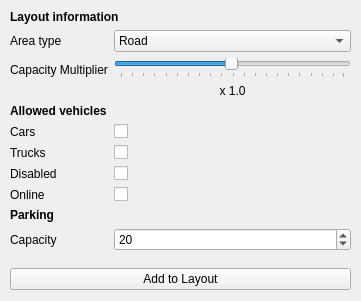
     <widget class="QWidget" name="formLayoutWidget">
      <property name="geometry">
       <rect>
        <x>570</x>
        <y>170</y>
        <width>361</width>
        <height>301</height>
       </rect>
      </property>
      <layout class="QFormLayout" name="form_layout">
       <property name="leftMargin">
        <number>10</number>
       </property>
       <property name="topMargin">
        <number>10</number>
       </property>
       <property name="rightMargin">
        <number>10</number>
       </property>
       <property name="bottomMargin">
        <number>10</number>
       </property>
       <item row="0" column="0" colspan="2">
        <widget class="QLabel" name="lab_layout_form">
         <property name="font">
          <font>
           <weight>75</weight>
           <bold>true</bold>
          </font>
         </property>
         <property name="text">
          <string>Layout information</string>
         </property>
        </widget>
       </item>
       <item row="1" column="0">
        <widget class="QLabel" name="lab_layout_area">
         <property name="text">
          <string>Area type</string>
         </property>
        </widget>
       </item>
       <item row="1" column="1">
        <widget class="QComboBox" name="comboBox_area_type">
         <item>
          <property name="text">
           <string>Road</string>
          </property>
         </item>
         <item>
          <property name="text">
           <string>Check-in</string>
          </property>
         </item>
         <item>
          <property name="text">
           <string>Entry</string>
          </property>
         </item>
         <item>
          <property name="text">
           <string>Parking</string>
          </property>
         </item>
         <item>
          <property name="text">
           <string>Gate</string>
          </property>
         </item>
        </widget>
       </item>
       <item row="2" column="0">
        <widget class="QLabel" name="lab_capacity_multiplier">
         <property name="text">
          <string>Capacity Multiplier</string>
         </property>
        </widget>
       </item>
       <item row="2" column="1">
        <layout class="QVBoxLayout" name="verticalLayout">
         <item>
          <widget class="QSlider" name="horSlider_capacity_multiplier">
           <property name="statusTip">
            <string/>
           </property>
           <property name="minimum">
            <number>1</number>
           </property>
           <property name="maximum">
            <number>200</number>
           </property>
           <property name="singleStep">
            <number>10</number>
           </property>
           <property name="pageStep">
            <number>10</number>
           </property>
           <property name="sliderPosition">
            <number>100</number>
           </property>
           <property name="orientation">
            <enum>Qt::Horizontal</enum>
           </property>
           <property name="tickPosition">
            <enum>QSlider::TicksBelow</enum>
           </property>
           <property name="tickInterval">
            <number>10</number>
           </property>
          </widget>
         </item>
         <item>
          <layout class="QHBoxLayout" name="horizontalLayout">
           <item>
            <widget class="QLabel" name="lab_horSlider_capacity_multi">
             <property name="text">
              <string>x 1.0</string>
             </property>
             <property name="alignment">
              <set>Qt::AlignCenter</set>
             </property>
            </widget>
           </item>
          </layout>
         </item>
        </layout>
       </item>
       <item row="3" column="0" colspan="2">
        <widget class="QLabel" name="lab_allowed_veh">
         <property name="font">
          <font>
           <weight>75</weight>
           <bold>true</bold>
          </font>
         </property>
         <property name="text">
          <string>Allowed vehicles</string>
         </property>
        </widget>
       </item>
       <item row="4" column="0">
        <layout class="QVBoxLayout" name="verticalLayout_6">
         <item>
          <widget class="QLabel" name="lab_allowed_car">
           <property name="text">
            <string>Cars</string>
           </property>
          </widget>
         </item>
         <item>
          <widget class="QLabel" name="lab_allowed_truck">
           <property name="text">
            <string>Trucks</string>
           </property>
          </widget>
         </item>
         <item>
          <widget class="QLabel" name="lab_allowed_disabled">
           <property name="text">
            <string>Disabled</string>
           </property>
          </widget>
         </item>
         <item>
          <widget class="QLabel" name="lab_allowed_online">
           <property name="text">
            <string>Online</string>
           </property>
          </widget>
         </item>
        </layout>
       </item>
       <item row="4" column="1">
        <layout class="QVBoxLayout" name="verticalLayout_5">
         <item>
          <widget class="QCheckBox" name="checkBox_allowed_car">
           <property name="text">
            <string/>
           </property>
          </widget>
         </item>
         <item>
          <widget class="QCheckBox" name="checkBox_allowed_truck">
           <property name="text">
            <string/>
           </property>
          </widget>
         </item>
         <item>
          <widget class="QCheckBox" name="checkBox_allowed_disabled">
           <property name="text">
            <string/>
           </property>
          </widget>
         </item>
         <item>
          <widget class="QCheckBox" name="checkBox_allowed_online">
           <property name="text">
            <string/>
           </property>
          </widget>
         </item>
        </layout>
       </item>
       <item row="5" column="0" colspan="2">
        <widget class="QLabel" name="lab_parking">
         <property name="font">
          <font>
           <weight>75</weight>
           <bold>true</bold>
          </font>
         </property>
         <property name="text">
          <string>Parking</string>
         </property>
        </widget>
       </item>
       <item row="6" column="0">
        <widget class="QLabel" name="lab_parking_capacity">
         <property name="text">
          <string>Capacity</string>
         </property>
        </widget>
       </item>
       <item row="6" column="1">
        <widget class="QDoubleSpinBox" name="doubleSpinBox_capacity">
         <property name="suffix">
          <string/>
         </property>
         <property name="decimals">
          <number>0</number>
         </property>
         <property name="maximum">
          <double>500.000000000000000</double>
         </property>
         <property name="value">
          <double>20.000000000000000</double>
         </property>
        </widget>
       </item>
       <item row="8" column="0" colspan="2">
        <widget class="QPushButton" name="but_add_to_layout">
         <property name="text">
          <string>Add to Layout</string>
         </property>
        </widget>
       </item>
       <item row="7" column="0" colspan="2">
        <spacer name="verticalSpacer">
         <property name="orientation">
          <enum>Qt::Vertical</enum>
         </property>
         <property name="sizeType">
          <enum>QSizePolicy::Fixed</enum>
         </property>
         <property name="sizeHint" stdset="0">
          <size>
           <width>20</width>
           <height>5</height>
          </size>
         </property>
        </spacer>
       </item>
      </layout>
     </widget>
